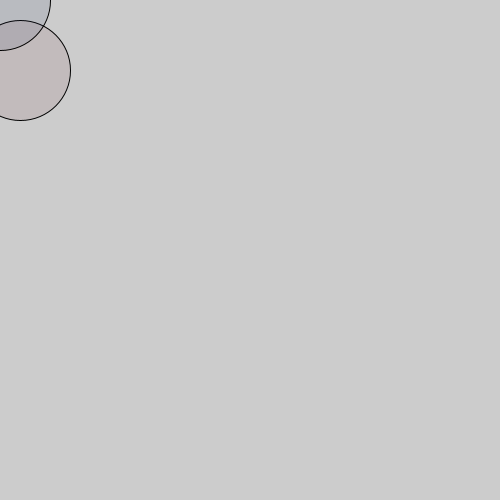
Frame 1 (no input)
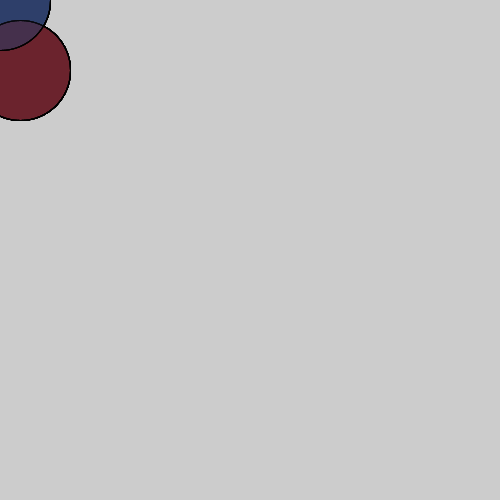
Frame 60 (the mouse pressed at the canvas centre just before this capture)
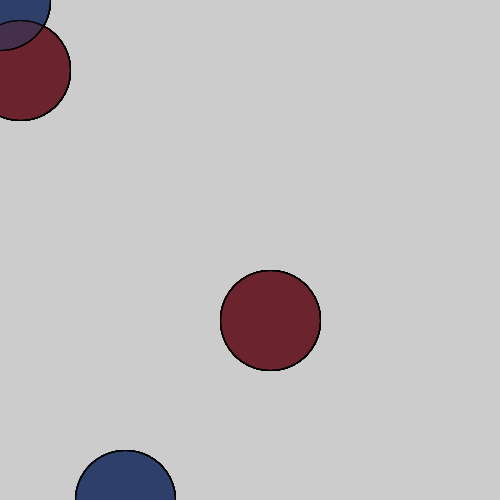
Frame 120 (the mouse held since frame 60 and released just before this capture)

The Processing sketch that drew these frames (run headless with seeded random() and noise(); from frame 60 on, the mouse is pressed at the canvas centre):

// Processing sketch: processing_70401
// ── processing_70401.pde

void setup(){
  size(500, 500);
};
void draw(){
//background(200);
  fill(100, 30, 40, 25);
  ellipse (mouseX+20, mouseY +70, 100, 100);
  fill(40, 60, 100, 30);
  ellipse(mouseX/2, mouseY*2, 100, 100);
 

println(mouseX);
};
